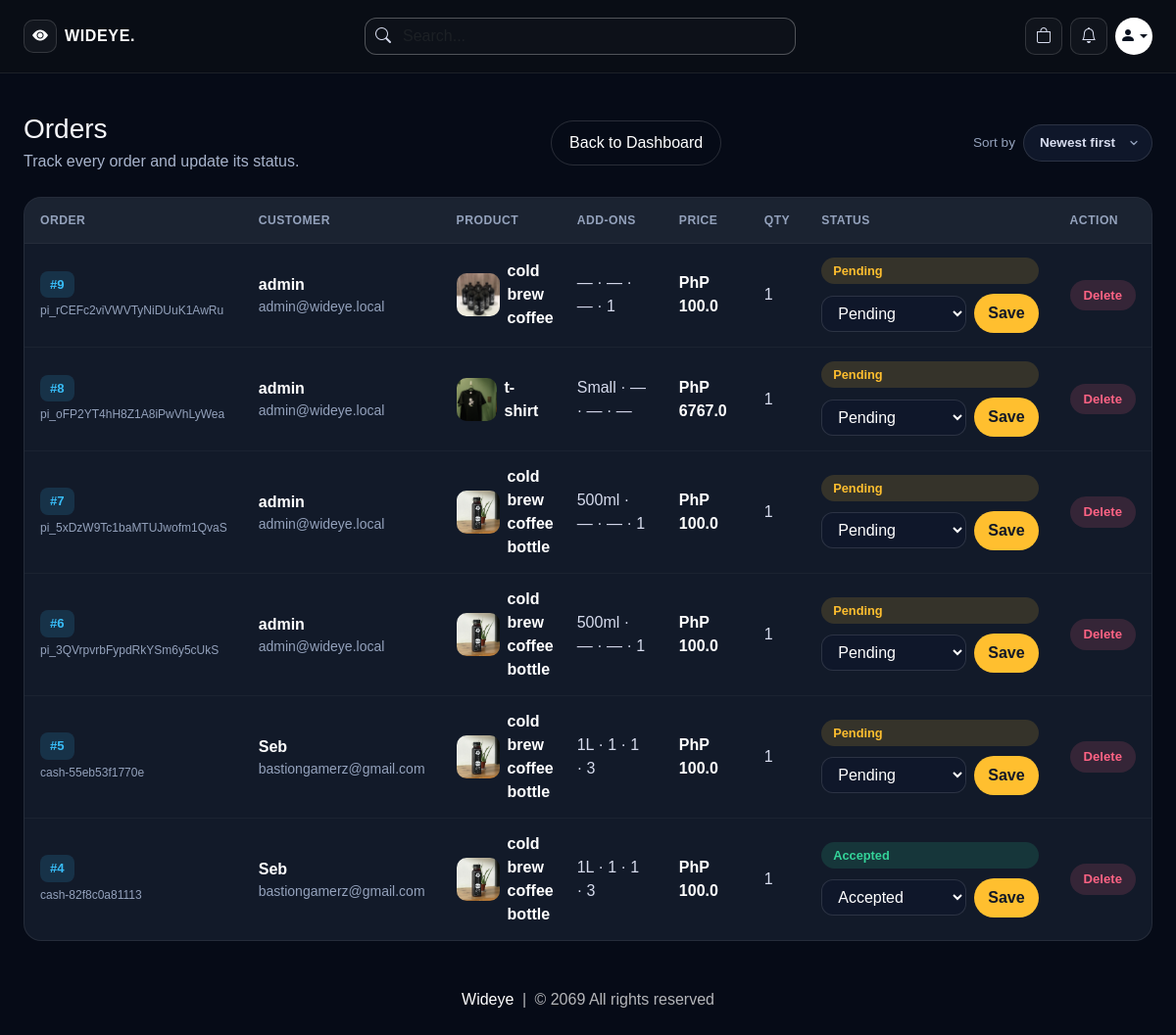
The page /view-orders (signed in) on the database its author committed.
### website/models.py (models this page shows, shortened)
class Order(db.Model):
    id = db.Column(db.Integer, primary_key=True)
    quantity = db.Column(db.Integer, nullable=False)
    size = db.Column(db.String(100), nullable=False, default='')
    sugar = db.Column(db.String(100), nullable=False, default='')
    milk = db.Column(db.String(100), nullable=False, default='')
    shot = db.Column(db.String(100), nullable=False, default='')
    price = db.Column(db.Float, nullable=False)
    status = db.Column(db.String(100), nullable=False)
    payment_method = db.Column(db.String(50), nullable=False, default='cashless')
    payment_id = db.Column(db.String(1000), nullable=False)
    date_placed = db.Column(db.DateTime, default=datetime.utcnow)
    customer_link= db.Column(db.Integer, db.ForeignKey('customer.id'), nullable=False)
    product_link = db.Column(db.Integer, db.ForeignKey('product.id'), nullable=False)

class Customer(db.Model, UserMixin):
    id = db.Column(db.Integer, primary_key=True)
    email = db.Column(db.String(100), unique=True)
    username = db.Column(db.String(100))
    password_hash = db.Column(db.String(150))
    is_admin = db.Column(db.Boolean, default=False, nullable=False)
    face_profile_name = db.Column(db.String(100))
    usual_product_id = db.Column(db.Integer, db.ForeignKey('product.id'), nullable=True)
    date_joined = db.Column(db.DateTime(), default=datetime.utcnow)
    cart_items = db.relationship('Cart', backref=db.backref('customer', lazy=True))
    orders = db.relationship('Order', backref=db.backref('customer', lazy=True))
    usual_product = db.relationship('Product', foreign_keys=[usual_product_id])
    usual_items = db.relationship(
        'UsualOrderItem',
        backref=db.backref('customer', lazy=True),
        cascade='all, delete-orphan',
        order_by='UsualOrderItem.id'
    )
    @property
    def password(self):
        raise AttributeError('Password is not a readable Attribute')

class Product(db.Model):
    id = db.Column(db.Integer, primary_key=True)
    product_name = db.Column(db.String(100), nullable=False)
    current_price = db.Column(db.Float, nullable=False)
    previous_price = db.Column(db.Float, nullable=False)
    in_stock = db.Column(db.Integer, nullable=False)
    size = db.Column(db.String(500), nullable=False, default='')
    sugar = db.Column(db.String(500), nullable=False, default='')
    milk = db.Column(db.String(500), nullable=False, default='')
    shot = db.Column(db.String(500), nullable=False, default='')
    product_picture = db.Column(db.Text, nullable=False)
    flash_sale = db.Column(db.Boolean, default=False)
    date_added = db.Column(db.DateTime, default=datetime.utcnow)
    carts = db.relationship('Cart', backref=db.backref('product', lazy=True))
    orders = db.relationship('Order', backref=db.backref('product', lazy=True))
    usual_items = db.relationship('UsualOrderItem', backref=db.backref('product', lazy=True))

### website/admin.py (the view)
@admin.route('/view-orders')
@login_required
def order_view():
    if current_user_is_admin():
        sort = request.args.get('sort', 'desc')
        if sort == 'asc':
            orders = Order.query.order_by(Order.id.asc()).all()
        else:
            orders = Order.query.order_by(Order.id.desc()).all()
        order_form = OrderForm()
        return render_template(
            'view_orders.html',
            orders=orders,
            get_product_image=get_product_image,
            order_form=order_form,
            sort=sort,
        )
    return render_template('404.html')

### website/forms.py
class OrderForm(FlaskForm):
    order_status = SelectField('Order Status', choices=[('Pending', 'Pending'), ('Accepted', 'Accepted'),
                                                        ('Out for delivery', 'Out for delivery'),
                                                        ('Delivered', 'Delivered'), ('Canceled', 'Canceled')])
    update = SubmitField('Update Status')

### website/admin.py (called while the page is built)
def current_user_is_admin():
    return current_user.is_authenticated and bool(getattr(current_user, 'is_admin', False))

### website/views.py (called while the page is built)
def parse_options(csv_string):
    if not csv_string:
        return []
    return [opt.strip() for opt in str(csv_string).split(',') if opt.strip()]

def get_product_image(product, selected_size=''):
    images = parse_options(product.product_picture) if product.product_picture else []
    if not images:
        return '/media/default.jpg'
    if not selected_size:
        return images[0]
    sizes = parse_options(product.size)
    if selected_size in sizes:
        idx = sizes.index(selected_size)
        return images[idx] if idx < len(images) else images[-1]
    return images[0]

### website/templates/view_orders.html (shortened to what this page needs)
{% extends 'base.html' %}
{% block body %}
<div class="wideye-shell py-4">
    <div class="d-flex flex-wrap align-items-center justify-content-between gap-3 mb-4">
        <div>
            <h1 class="h3 mb-1">Orders</h1>
            <p style="color:#a8b4cc;" class="mb-0">Track every order and update its status.</p>
        </div>
        <a href="/admin-page" style="border:1px solid rgba(255,255,255,0.14);border-radius:999px;padding:10px 18px;color:#fff;">Back to Dashboard</a>
        <form method="GET" action="/view-orders" class="d-flex align-items-center gap-2">
            <label for="sortSelect" style="color:#94a2bc;font-size:0.85rem;white-space:nowrap;margin:0;">Sort by</label>
            <select id="sortSelect" name="sort" class="wideye-sort-select" onchange="this.form.submit()">
                <option value="desc" {% if sort == 'desc' %}selected{% endif %}>Newest first</option>
            </select>
        </form>
    </div>
    {% if orders | length < 1 %}
    <div class="text-center py-5">
        <h3>No orders yet.</h3>
    </div>
    {% else %}
    <div class="wideye-order-wrap">
        <table class="wideye-order-table">
            <thead>
                <tr>
                    <th>Order</th>
                    <th>Customer</th>
                    <th>Product</th>
                    <th>Add-ons</th>
                    <th>Price</th>
                    <th>Qty</th>
                    <th>Status</th>
                    <th>Action</th>
                </tr>
            </thead>
            <tbody>
                {% for order in orders %}
                <tr>
                    <td>
                        <span class="wideye-order-id">#{{ order.id }}</span>
                        <small class="d-block mt-1" style="color:#94a2bc;font-size:0.75rem;">{{ order.payment_id }}</small>
                    </td>
                    <td>
                        <span style="color:#fff;font-weight:600;">{{ order.customer.username }}</span>
                        <small class="d-block" style="color:#94a2bc;">{{ order.customer.email }}</small>
                    </td>
                    <td>
                        <div class="d-flex align-items-center gap-2">
                            <img class="wideye-order-img" src="{{ get_product_image(order.product, order.size) }}" alt="{{ order.product.product_name }}">
                            <span style="color:#fff;font-weight:600;">{{ order.product.product_name }}</span>
                        </div>
                    </td>
                    <td>{{ order.size if order.size else '—' }} · {{ order.sugar if order.sugar else '—' }} · {{ order.milk if order.milk else '—' }} · {{ order.shot if order.shot else '—' }}</td>
                    <td style="font-weight:600;color:#fff;">PhP {{ order.price }}</td>
                    <td>{{ order.quantity }}</td>
                    <td>
                        {% set s = order.status | lower %}
                        <div class="wideye-status-stack">
                            <span class="wideye-status {% if s == 'pending' %}wideye-status-pending{% elif s == 'accepted' %}wideye-status-accepted{% elif s == 'delivered' %}wideye-status-delivered{% elif s == 'canceled' %}wideye-status-canceled{% else %}wideye-status-pending{% endif %}">
                                {{ order.status }}
                            </span>
                            <form method="POST" action="/update-order/{{ order.id }}" class="wideye-status-form">
                                <select name="order_status" class="wideye-status-select" aria-label="Update status for order {{ order.id }}">
                                    {% for value, label in order_form.order_status.choices %}
                                    <option value="{{ value }}" {% if order.status == value %}selected{% endif %}>{{ label }}</option>
                                    {% endfor %}
                                </select>
                                <button type="submit" class="wideye-status-save">Save</button>
                            </form>
                        </div>
                    </td>
                    <td>
                        <div class="d-flex gap-2">
                            <a href="/delete-order/{{ order.id }}" class="wideye-order-action" style="background:rgba(255,99,132,0.15);color:#ff6384;" onclick="return confirm('Delete order #{{ order.id }}?')">Delete</a>
                        </div>
                    </td>
                </tr>
                {% endfor %}
            </tbody>
        </table>
    </div>
    {% endif %}
</div>
{% endblock %}

### website/templates/base.html (style rules this page uses)
* { box-sizing: border-box; }
html { -webkit-text-size-adjust: 100%; }
body { background: #060b17; color: #f6f7fb; min-height: 100vh; font-family: Arial, Helvetica, sans-serif; overflow-x: hidden; }
a { text-decoration: none; }
img, iframe, canvas, video { max-width: 100%; }
.wideye-shell { width: min(calc(100% - clamp(1rem, 4vw, 3rem)), 1280px); margin: 0 auto; }

### website/templates/view_orders.html (style rules this page uses)
.wideye-order-wrap { background: #121a29; border: 1px solid rgba(255, 255, 255, 0.08); border-radius: 18px; overflow-x: auto; }
.wideye-order-table { width: 100%; border-collapse: collapse; margin: 0; min-width: 900px; }
.wideye-order-table thead { background: rgba(255, 255, 255, 0.04); }
.wideye-order-table th { padding: 14px 16px; font-size: 0.76rem; text-transform: uppercase; letter-spacing: 0.04em; color: #94a2bc; font-weight: 600; border-bottom: 1px solid rgba(255, 255, 255, 0.08); white-space: nowrap; }
.wideye-order-table td { padding: 14px 16px; color: #d7dcee; border-bottom: 1px solid rgba(255, 255, 255, 0.04); vertical-align: middle; }
.wideye-order-table tbody tr:last-child td { border-bottom: none; }
.wideye-order-id { background: rgba(56, 189, 248, 0.15); color: #38bdf8; font-weight: 700; font-size: 0.82rem; padding: 4px 10px; border-radius: 8px; display: inline-block; }
.wideye-order-img { width: 44px; height: 44px; border-radius: 10px; object-fit: cover; }
.wideye-status { display: inline-block; padding: 4px 12px; border-radius: 999px; font-size: 0.8rem; font-weight: 600; }
.wideye-status-pending { background: rgba(255,191,47,0.15); color: #ffbf2f; }
.wideye-status-accepted { background: rgba(52,211,153,0.15); color: #34d399; }
.wideye-order-action { background: #24324b; color: #ffffff; padding: 6px 14px; border-radius: 999px; font-weight: 700; font-size: 0.82rem; white-space: nowrap; }
.wideye-status-stack { display: grid; gap: 10px; min-width: 220px; }
.wideye-status-form { display: flex; flex-wrap: wrap; gap: 8px; align-items: center; }
.wideye-status-select { flex: 1 1 140px; min-width: 0; border-radius: 12px; border: 1px solid rgba(255, 255, 255, 0.12); background: #0f172a; color: #ffffff; padding: 8px 12px; box-shadow: none; }
.wideye-status-save { border: none; border-radius: 999px; background: #ffbf2f; color: #111827; font-weight: 700; padding: 8px 14px; white-space: nowrap; }
.wideye-sort-select { background: #0f172a; color: #d7dcee; border: 1px solid rgba(255, 255, 255, 0.12); border-radius: 999px; padding: 8px 16px; font-size: 0.85rem; font-weight: 600; cursor: pointer; appearance: none; background-repeat: no-repeat; background-position: right 12px center; padding-right: 36px; }

### rows shown on the page
Order: id "9", payment_id "pi_rCEFc2viVWVTyNiDUuK1AwRu", customer.username "admin", customer.email "admin@wideye.local", size.product_picture (picture), product.product_name "cold brew coffee", size "—", sugar "—", milk "—", shot "1", price "100.0", quantity "1", status "Pending", order_status "Pending"
Order: id "8", payment_id "pi_oFP2YT4hH8Z1A8iPwVhLyWea", customer.username "admin", customer.email "admin@wideye.local", size.size (picture), product.product_name "t-shirt", size "Small", sugar "—", milk "—", shot "—", price "6767.0", quantity "1", status "Pending", order_status "Pending"
Order: id "7", payment_id "pi_5xDzW9Tc1baMTUJwofm1QvaS", customer.username "admin", customer.email "admin@wideye.local", size.size (picture), product.product_name "cold brew coffee bottle", size "500ml", sugar "—", milk "—", shot "1", price "100.0", quantity "1", status "Pending", order_status "Pending"
Order: id "6", payment_id "pi_3QVrpvrbFypdRkYSm6y5cUkS", customer.username "admin", customer.email "admin@wideye.local", size.size (picture), product.product_name "cold brew coffee bottle", size "500ml", sugar "—", milk "—", shot "1", price "100.0", quantity "1", status "Pending", order_status "Pending"
Order: id "5", payment_id "cash-55eb53f1770e", customer.username "Seb", customer.email "bastiongamerz@gmail.com", size.size (picture), product.product_name "cold brew coffee bottle", size "1L", sugar "1", milk "1", shot "3", price "100.0", quantity "1", status "Pending", order_status "Pending"
Order: id "4", payment_id "cash-82f8c0a81113", customer.username "Seb", customer.email "bastiongamerz@gmail.com", size.size (picture), product.product_name "cold brew coffee bottle", size "1L", sugar "1", milk "1", shot "3", price "100.0", quantity "1", status "Accepted", order_status "Accepted"
